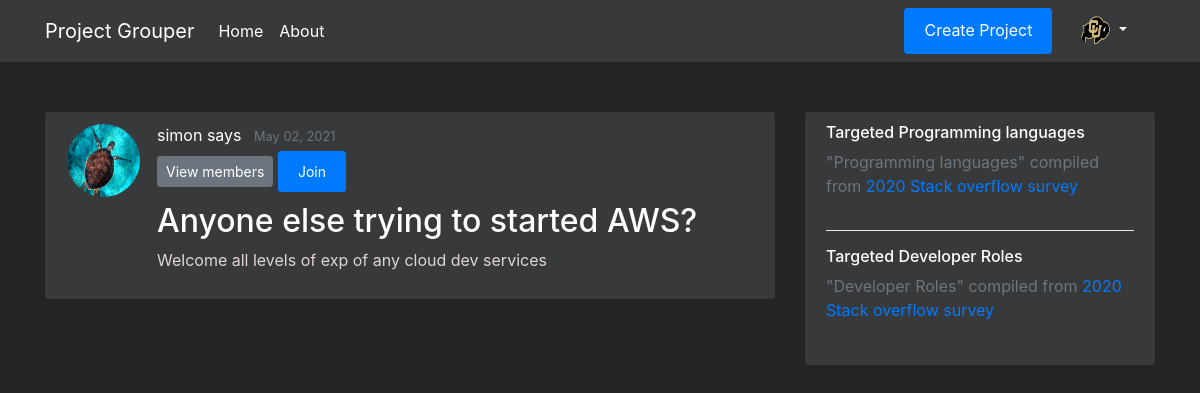
Screenshot of /projects/3 (signed in) with the database file from the repository.
### flaskapp/models.py (models this page shows, shortened)
class Users(db.Model, UserMixin):
    __tablename__ = 'user'
    id = db.Column(db.Integer, primary_key=True, nullable=False)
    first_name = db.Column(db.String(20), nullable=False)
    last_name = db.Column(db.String(20), nullable=False)
    email = db.Column(db.String(50), unique=True, nullable=False)
    password = db.Column(db.String(20), nullable=False)
    profile_image = db.Column(db.String(20), nullable=False, default="Portrait_Placeholder.png")
    date_joined = db.Column(db.DateTime, nullable=False, default=datetime.utcnow)
    is_moderator = db.Column(db.Boolean, default=False, nullable=False)
    languages = db.relationship('Languages', secondary=UserLanguages, lazy='subquery', backref="get_users")
    careers = db.relationship('Careers', secondary=UserCareers, lazy='subquery', backref="get_users")

class Projects(db.Model):
    __tablename__ = 'project'
    id = db.Column(db.Integer, primary_key=True, nullable=False)
    name = db.Column(db.String(250), unique=True, nullable=False)
    desc = db.Column(db.String(500), unique=False, nullable=False)
    creation_timestamp = db.Column(db.DateTime, nullable=False, default=datetime.utcnow)
    start_date = db.Column(db.DateTime, nullable=True, default=datetime.utcnow)
    target_end_date = db.Column(db.DateTime, nullable=True, default=datetime.utcnow)
    owner_id = db.Column(db.Integer, db.ForeignKey('user.id'), nullable=False, default=1)
    owner = db.relationship("Users", foreign_keys=owner_id, backref="owned_projects", uselist=False)
    members = db.relationship('Users', secondary=UserProjects, lazy='subquery', backref="get_projects")
    languages = db.relationship('Languages', secondary=ProjectLanguages, lazy='subquery', backref="get_projects")
    careers = db.relationship('Careers', secondary=ProjectCareers, lazy='subquery', backref="get_projects")

### flaskapp/projects/routes.py (the view)
@projects.route("/projects/<int:project_id>")
def project(project_id):
    current_project = Projects.query.get_or_404(project_id)
    return render_template('project.html', title=current_project.name, current_project=current_project)

### flaskapp/models.py (called while the page is built)
@login_manager.user_loader
def load_user(user_id):
    return Users.query.get(int(user_id))

### flaskapp/templates/project.html (shortened to what this page needs)
{% extends "layout.html" %}
{% block content %}
    <article class="media content-section">
        <img class="rounded-circle article-img" src="{{ url_for('static', filename='profile_pics/' + current_project.owner.profile_image) }}">
        <div class="media-body">
            <div class="article-metadata">
                <a class="mr-2" href="#">{{ current_project.owner.first_name }} {{ current_project.owner.last_name }}</a>
                <small class="text-muted">{{ current_project.creation_timestamp.strftime('%B %d, %Y') }}</small>
                <div>
                    <button type="button" class="btn btn-secondary btn-sm mt-1 mb-1" data-toggle="modal" data-target="#viewProjectMembers">View members</button>
                {% if current_project.owner == current_user %}
                    <a class="btn btn-secondary btn-sm mt-1 mb-1" href="{{ url_for('projects.update_project', project_id=current_project.id) }}">Update</a>
                    <button type="button" class="btn btn-danger btn-sm m-1" data-toggle="modal" data-target="#deleteModal">Delete</button>
                {% else %}
                    {% if current_user not in current_project.members  %}
                        <a class="btn btn-primary btn-sm mt-1 mb-1" href="{{ url_for('projects.join_project', project_id=current_project.id) }}">Join</a>
                    {% else  %}
                        <a class="btn btn-danger btn-sm mt-1 mb-1" href="{{ url_for('projects.leave_project', project_id=current_project.id) }}"> Leave </a>
                    {% endif %}
                {% endif %}
                </div>
            </div>
            <h2 class="article-title ">{{ current_project.name }}</h2>
            <p class="article-content">{{ current_project.desc }}</p>
        </div>
    </article>
        <body class=dark>
            </body>
        <body class=dark>
            </body>
{% endblock content %}
{% block sidebar %}
<div class="col-md-4">
    <div class="content-section">
      <h6>Targeted Programming languages</h6>
      <p class='text-muted'> "Programming languages" compiled from <a href="https://insights.stackoverflow.com/survey/2019#technology">2020 Stack overflow survey </a>
      </p>
      <hr color="white">
      <h6>Targeted Developer Roles</h6>
      <p class='text-muted'> "Developer Roles" compiled from <a href="https://insights.stackoverflow.com/survey/2020#developer-profile-developer-type-all-respondents">2020 Stack overflow survey </a>
      </p>
    </div>
</div>
{% endblock sidebar %}

### flaskapp/templates/layout.html (shortened to what this page needs)
<!DOCTYPE html>
<html lang="en">
<head>
    <link rel="stylesheet" href="https://maxcdn.bootstrapcdn.com/bootstrap/4.0.0/css/bootstrap.min.css">
    <link rel="stylesheet" type="text/css" href="{{ url_for('static', filename='/main.css') }}">
</head>
<body>
    <header class="site-header">
        <nav class="navbar navbar-expand-md navbar-dark bg-steel fixed-top">
            <div class="container">
                <a class="navbar-brand" href="/"> Project Grouper </a>
                <div class="collapse navbar-collapse" id="navbarToggle">
                    <div class="navbar-nav mr-auto">
                        <a class="nav-item nav-link" href="{{ url_for('main.home') }}">Home</a>
                        <a class="nav-item nav-link" href="{{ url_for('main.about') }}">About</a>
                    </div>
                    <div class="navbar-nav">
                        {% if current_user.is_authenticated %}
                            <a class="btn btn-primary btn-sml" href="{{ url_for('projects.new_project') }}">Create Project</a>
                            <li class="nav-item dropdown">
                                <a class="nav-link dropdown-toggle" href="#" id="navbarDropdownMenuLink" role="button" data-toggle="dropdown" aria-haspopup="true" aria-expanded="false">
                                    <img src="{{ url_for('static', filename='profile_pics/' + current_user.profile_image) }}" width="30" height="30" class="rounded-circle">
                                </a>
                        {% else %}
                            <a class="nav-item nav-link" href="{{ url_for('users.login') }}">Login</a>
                            <a class="nav-item nav-link" href="{{ url_for('users.register') }}">Register</a>
                        {% endif %}
                    </div>
                </div>
            </div>
        </nav>
    </header>
    <main role="main" class="container">
      <div class="row">
        <div class="col-md-8">
          {% block content %}
          {% endblock %}
        </div>
        {% block sidebar %}
        {% endblock %}
      </div>
    </main>
</body>
</html>

### flaskapp/static/main.css (style rules this page uses)
.btn-primary { border: none; color: #ffffff; padding: 10px 20px; cursor: pointer; }
.navbar-nav > li { padding-left:20px; padding-right:20px; }
body { background: #252424; color: #e0d5d5; margin-top: 7rem; }
h1, h2, h3, h4, h5, h6 { color: #ffffff; }
.mr-2 { color: #ffffff; }
.bg-steel { background-color: #38393a; }
.site-header .navbar-nav .nav-link { color: #ffffff; }
.content-section { background: #38393a; padding: 10px 20px; border: 1px solid #38393a; border-radius: 3px; margin-bottom: 20px; }
.article-title { color: #ffffff; }
.article-content { white-space: pre-line; }
.article-img { height: 75px; width: 75px; margin-right: 16px; border: 1px solid #38393a; background:#555555; }
.article-metadata { padding-bottom: 1px; margin-bottom: 4px; border-bottom: 1px solid #38393a; }

### rows the page displays
Users: profile_image (picture)
Users: profile_image (placeholder picture), owner.first_name "simon", owner.last_name "says"
Projects: creation_timestamp "May 02, 2021", name "Anyone else trying to started AWS?", desc "Welcome all levels of exp of any cloud dev services"
